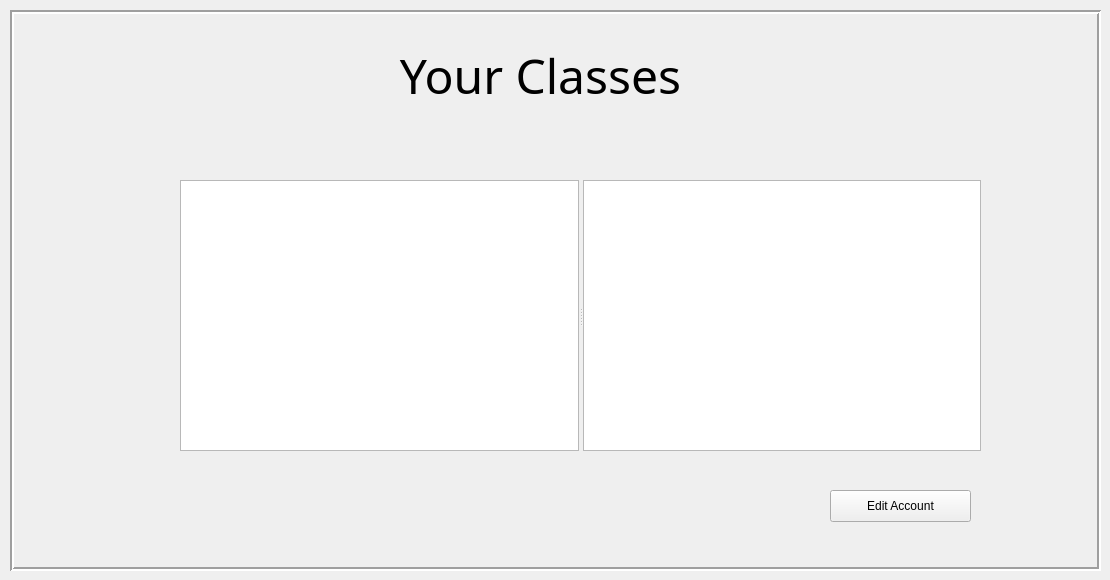
    <widget class="QWidget" name="UserHome">
     <widget class="QFrame" name="frame_6">
      <property name="geometry">
       <rect>
        <x>10</x>
        <y>10</y>
        <width>1091</width>
        <height>561</height>
       </rect>
      </property>
      <property name="sizePolicy">
       <sizepolicy hsizetype="Preferred" vsizetype="Preferred">
        <horstretch>0</horstretch>
        <verstretch>0</verstretch>
       </sizepolicy>
      </property>
      <property name="frameShape">
       <enum>QFrame::Box</enum>
      </property>
      <property name="frameShadow">
       <enum>QFrame::Sunken</enum>
      </property>
      <property name="lineWidth">
       <number>2</number>
      </property>
      <widget class="QLabel" name="label_9">
       <property name="geometry">
        <rect>
         <x>150</x>
         <y>0</y>
         <width>761</width>
         <height>131</height>
        </rect>
       </property>
       <property name="font">
        <font>
         <family>MV Boli</family>
         <pointsize>36</pointsize>
        </font>
       </property>
       <property name="layoutDirection">
        <enum>Qt::LeftToRight</enum>
       </property>
       <property name="frameShape">
        <enum>QFrame::NoFrame</enum>
       </property>
       <property name="midLineWidth">
        <number>1</number>
       </property>
       <property name="text">
        <string>Your Classes</string>
       </property>
       <property name="alignment">
        <set>Qt::AlignCenter</set>
       </property>
      </widget>
      <widget class="QLabel" name="label_10">
       <property name="geometry">
        <rect>
         <x>10</x>
         <y>10</y>
         <width>271</width>
         <height>141</height>
        </rect>
       </property>
       <property name="text">
        <string>&lt;html&gt;&lt;head/&gt;&lt;body&gt;&lt;p&gt;&lt;img src=&quot;:/newPrefix/copy.png&quot;/&gt;&lt;/p&gt;&lt;/body&gt;&lt;/html&gt;</string>
       </property>
       <property name="alignment">
        <set>Qt::AlignLeading|Qt::AlignLeft|Qt::AlignTop</set>
       </property>
      </widget>
      <widget class="QPushButton" name="pushButton_editSubs">
       <property name="geometry">
        <rect>
         <x>820</x>
         <y>480</y>
         <width>141</width>
         <height>32</height>
        </rect>
       </property>
       <property name="text">
        <string>Edit Account</string>
       </property>
      </widget>
      <widget class="QSplitter" name="splitter">
       <property name="geometry">
        <rect>
         <x>170</x>
         <y>170</y>
         <width>801</width>
         <height>271</height>
        </rect>
       </property>
       <property name="orientation">
        <enum>Qt::Horizontal</enum>
       </property>
       <widget class="QTreeView" name="treeView_courseDirectories"/>
       <widget class="QListView" name="listView_courseFiles"/>
      </widget>
     </widget>
    </widget>
